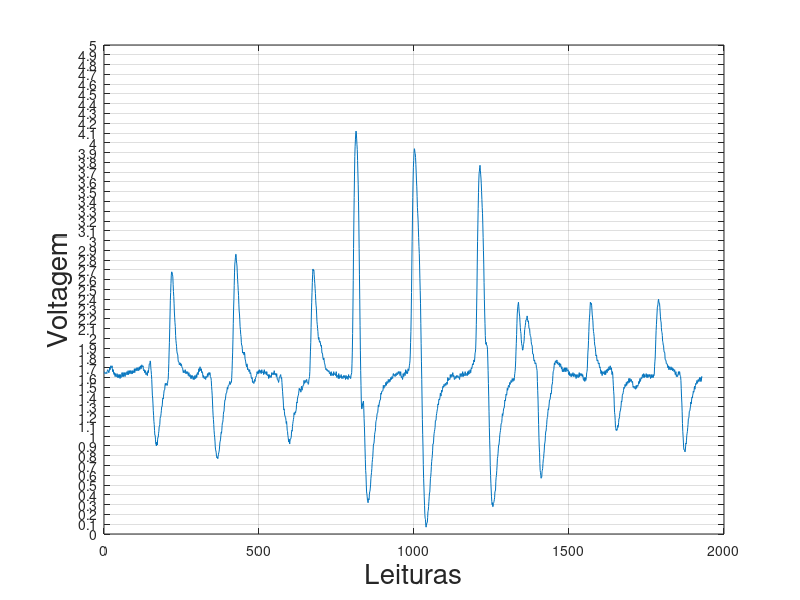

This figure's MATLAB source:
clear all;
clc;

load out2.txt;

eog = out2;

%[linl= col] = size(lin);

%eog = (5-0).*rand(1000, 1) + 0;

plot(eog);
%xlim([0 1500]);
grid on;


set(gca, 'YTick', 0:0.1:5);
xlabel('Leituras', 'fontsize', 20);
ylabel('Voltagem', 'fontsize', 20);
